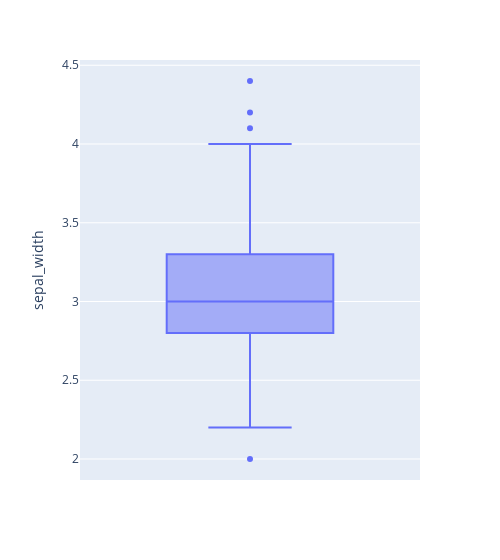

This figure's notebook cell:
### Code cell
import plotly.express as px

fig = px.box(df, y='sepal_width', width=500)
fig.show()

### Figure 1 — Plotly figure (JSON) as saved in the notebook; plotly's stock layout.template omitted (floating-point values rounded to 4 significant figures; data arrays with more than 128 entries replaced by an {"elided": "..."} marker saying what was removed)
{"data": [{"alignmentgroup": "True", "hovertemplate": "sepal_width=%{y}<extra></extra>", "legendgroup": "", "marker": {"color": "#636efa"}, "name": "", "notched": false, "offsetgroup": "", "orientation": "v", "showlegend": false, "type": "box", "x0": " ", "xaxis": "x", "y": {"elided": "150 float values"}, "y0": " ", "yaxis": "y"}], "layout": {"boxmode": "group", "legend": {"tracegroupgap": 0}, "margin": {"t": 60}, "width": 500, "xaxis": {"anchor": "y", "domain": [0, 1]}, "yaxis": {"anchor": "x", "domain": [0, 1], "title": {"text": "sepal_width"}}}}
